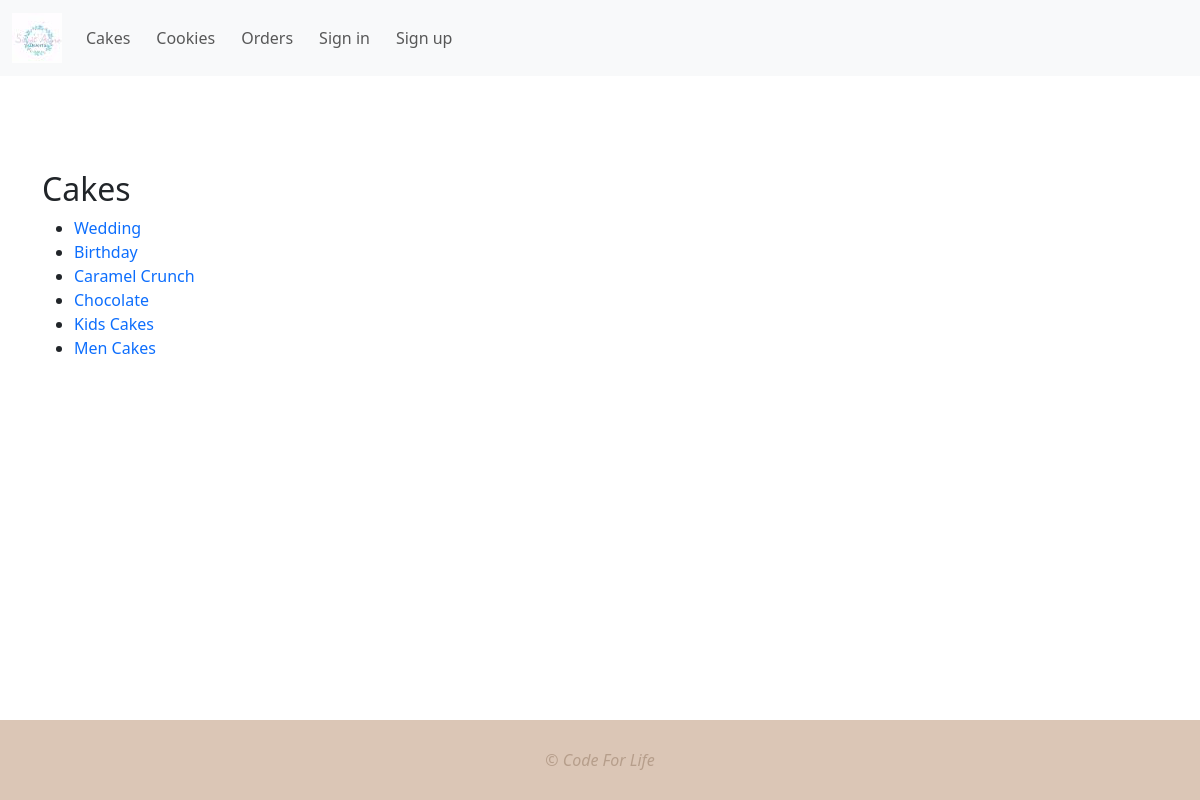
/cakes/, run on an earlier commit of the app's database.
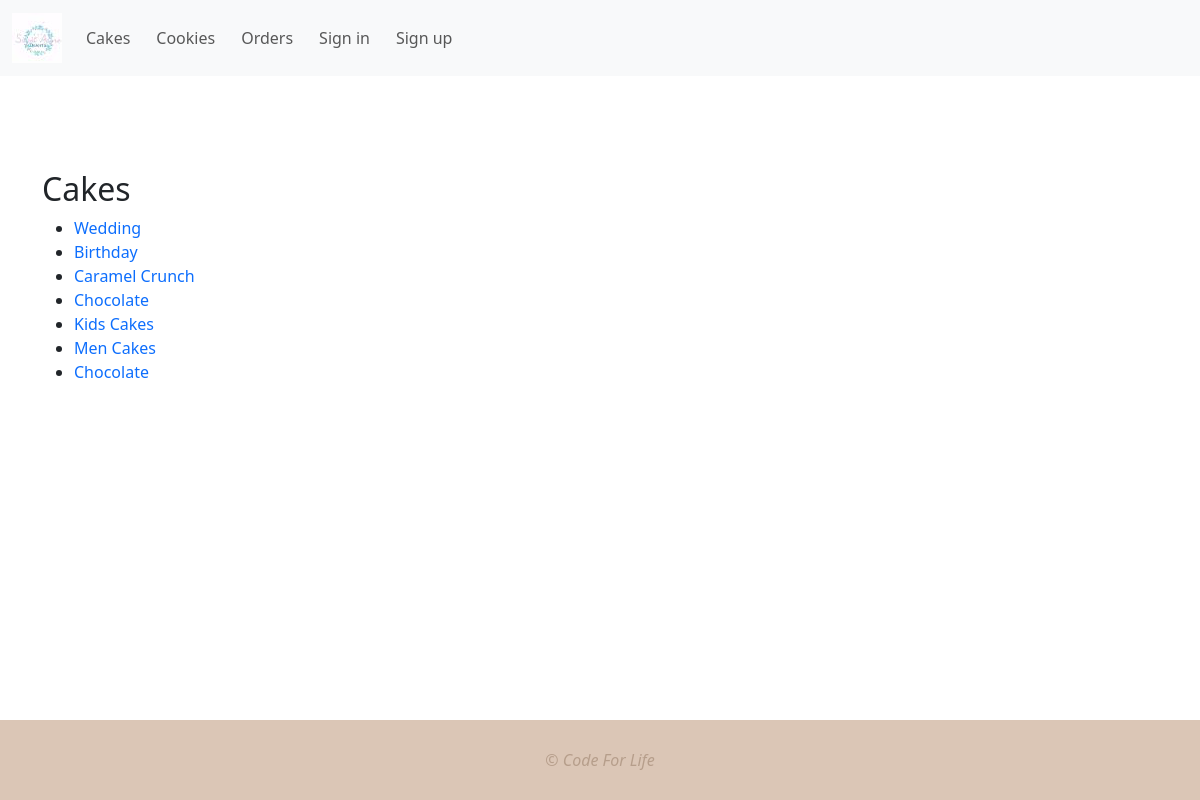
And on a later commit of the database.
### desserts/models.py (models this page shows, shortened)
class Option(models.Model):
    name = models.CharField(max_length=200, blank=True, null=True)
    class Meta:
        verbose_name = "Option"
        verbose_name_plural = "Options"

### desserts/views.py (the view)
# urls.py: path("cakes/", views.cakes, name="cakes"),
def cakes(request):
    cakes_ = Option.objects.all()
    return render(request, "desserts/cakes.html", {"cakes": cakes_})

### desserts/templates/desserts/cakes.html (shortened to what this page needs)
{% extends "desserts/base.html" %}
{% load static %}
{% block content %}
<h2>Cakes</h2>
<ul>
      {% for cake in cakes %}
    <li><a href="{% url 'cake_details' cake.id %}">{{ cake.name }} </a></li>
          {% endfor %}
        </ul>
{% endblock content %}

What changed in the data, as far as the page shows it:
added Option: name "Chocolate"
